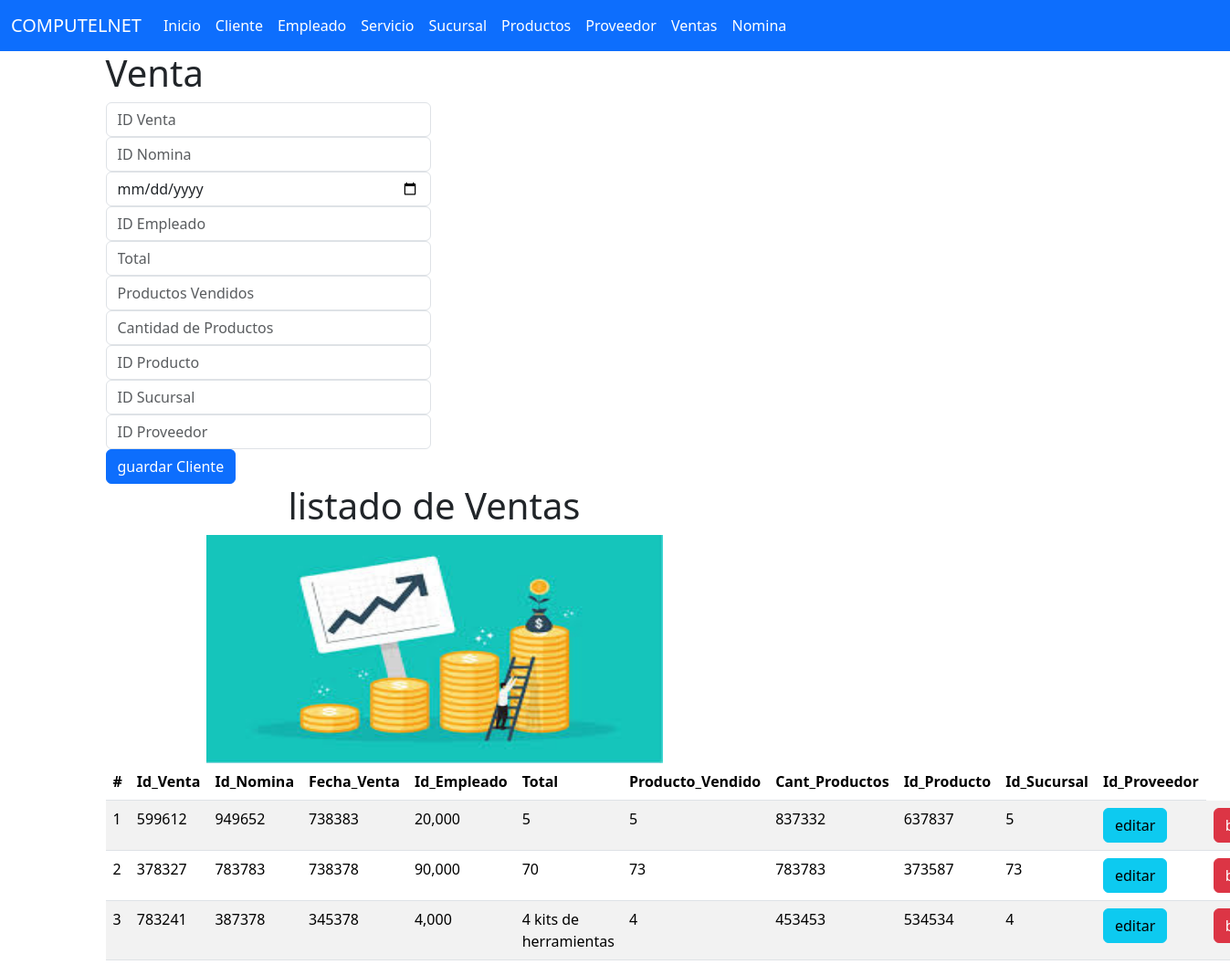
The app's page /Ventas with its own data.
### ventas_app/models.py (models this page shows, shortened)
class Venta (models.Model):
    Id_Venta=models.CharField(primary_key=True,max_length=6)
    Id_Nomina=models.CharField(max_length=6)
    Fecha_Venta=models.DateField()
    Id_Empleado=models.CharField(max_length=6)
    Total=models.CharField(max_length=10000)
    Producto_Vendido=models.CharField(max_length=80)
    Cant_Productos=models.CharField(max_length=100)
    Id_Producto=models.CharField(max_length=6)
    Id_Sucursal=models.CharField(max_length=6)
    Id_Proveedor=models.CharField(max_length=6)

### ventas_app/views.py (the view)
# urls.py: path('Ventas',views.inicio_vista,name='Ventas'),
def inicio_vista(request):
    ListaVenta=Venta.objects.all()
    return render(request,'gestionarVenta.html',{'listaVentas':ListaVenta})

### ventas_app/templates/gestionarVenta.html (shortened to what this page needs)
{% extends "base.html" %}
{% block cuerpo %}
{% load static %}
<div class="row">
    <div class="col-sm-12  col-md-4 col-lg-4 col-xl-4">
        <h1>Venta</h1>
        <div class="car-body">
            <form action="registrarVenta/" method="POST"> {% csrf_token %}
                <div class="form-group">
                    <input type="text" id="txtId_Venta" name="txtId_Venta" class="form-control" placeholder="ID Venta" minlength="1" maxlength="6" required>
                </div>
                <div class="form-group ">
                    <input type="text" id="txtId_Nomina" name="txtId_Nomina"  class="form-control" placeholder="ID Nomina" minlength="1" maxlength="6" required>
                </div>
                <div class="form-group">
                    <input type="date" id="txtFecha_Venta" name="txtFecha_Venta"  class="form-control" placeholder="Fecha de Venta"  required>
                </div>
                <div class="form-group">
                    <input type="text" id="txtId_Empleado" name="txtId_Empleado"  class="form-control" placeholder="ID Empleado" min="1" maxlength="6" required>
                </div>
                <div class="form-group">
                    <input type="text" id="txtTotal" name="txtTotal"  class="form-control" placeholder="Total" min="1" max="180" required>
                </div>
                <div class="form-group">
                    <input type="text" id="txtProducto_Vendido" name="txtProducto_Vendido"  class="form-control" placeholder="Productos Vendidos" min="1" max="10" required>
                </div>
                <div class="form-group">
                    <input type="text" id="txtCant_Productos" name="txtCant_Productos"  class="form-control" placeholder="Cantidad de Productos" min="1" max="180" required>
                </div>
                <div class="form-group">
                    <input type="text" id="txtId_Producto" name="txtId_Producto"  class="form-control" placeholder="ID Producto" min="1" maxlength="6" required>
                </div>
                <div class="form-group">
                    <input type="text" id="txtId_Sucursal" name="txtId_Sucursal"  class="form-control" placeholder="ID Sucursal" min="1" maxlength="6" required>
                </div>
                <div class="form-group">
                    <input type="text" id="txtId_Sucursal" name="txtId_Sucursal"  class="form-control" placeholder="ID Proveedor" min="1"  maxlength="6" required>
                </div>
                <div class="car-body">
                <button type="submit" class="btn btn-primary">guardar Cliente</button>
                </div>
            </form>
        </div>
    </div>
<div class="row">
    <div class="col-sm-12  col-md-8 col-lg-8 col-xl-8">
        <center>
            <h1>listado de Ventas</h1>
        <img class="w-59" src="{% static 'img/ventas.jpg'%}" alt="nava" width="500" height="250">
        </center>
                <table class="table table-striped">
                    <thead>
                    <tr>
                        <th scope="col">#</th>
                        <th scope="col">Id_Venta</th>
                        <th scope="col">Id_Nomina</th>
                        <th scope="col">Fecha_Venta</th>
                        <th scope="col">Id_Empleado</th>
                        <th scope="col">Total</th>
                        <th scope="col">Producto_Vendido</th>
                        <th scope="col">Cant_Productos</th>
                        <th scope="col">Id_Producto</th>
                        <th scope="col">Id_Sucursal</th>
                        <th scope="col">Id_Proveedor</th>
                    </tr>
                    </thead>
                    <tbody>
                        {% for m in listaVentas %}
                        <tr>
                        <td>{{forloop.counter}}</td>
                        <td>{{m.Id_Venta}}</td>
                        <td>{{m.Id_Nomina}}</td>
                        <td>{{m.Id_Empleado}}</td>
                        <td>{{m.Total}}</td>
                        <td>{{m.Producto_Vendido}}</td>
                        <td>{{m.Cant_Productos}}</td>
                        <td>{{m.Id_Producto}}</td>
                        <td>{{m.Id_Sucursal}}</td>
                        <td>{{m.Id_Proveedor}}</td>
                        <td><a href="seleccionarVenta/{{m.Id_Venta}}" class="btn btn-info">editar</a> </td>
                        <td><a href="borrarVenta/{{m.Id_Venta}}" class="btn btn-danger">borrar</a> </td>
                        </tr>
                        {% endfor %}
                    </tbody>
                </table>
    </div>
</div>
</div>
{% endblock %}

### records on screen
Venta: Id_Venta "599612", Id_Nomina "949652", Id_Empleado "738383", Total "20,000", Producto_Vendido "5", Cant_Productos "5", Id_Producto "837332", Id_Sucursal "637837", Id_Proveedor "5"
Venta: Id_Venta "378327", Id_Nomina "783783", Id_Empleado "738378", Total "90,000", Producto_Vendido "70", Cant_Productos "73", Id_Producto "783783", Id_Sucursal "373587", Id_Proveedor "73"
Venta: Id_Venta "783241", Id_Nomina "387378", Id_Empleado "345378", Total "4,000", Producto_Vendido "4 kits de herramientas", Cant_Productos "4", Id_Producto "453453", Id_Sucursal "534534", Id_Proveedor "4"
